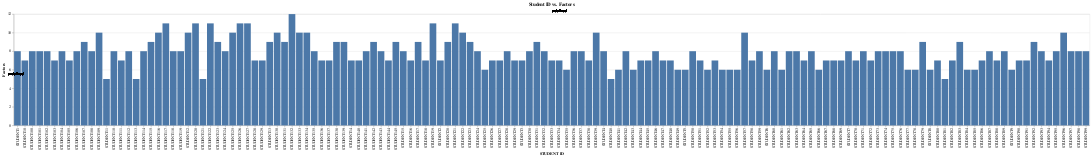

This figure's notebook cell:
### Markdown cell above
The correlation map above shows us the comparisons between the amount of reading they do, how much they study weekly, and how often they take notes in class. There is a higher correlation between the reading frequency of scientific texts and journals and weekly study hours, while there is a lower correlation between reading frequency of scientific texts and journals and taking notes in class.

### Code cell
import altair as alt
chart = alt.Chart(df).mark_bar().encode(
    x='STUDENT ID:O', 
    y='Factors:Q'  
)
chart = chart + \
    alt.Chart(df).mark_text(dx=-15, dy=10, align='left', baseline='middle').encode(
        x=alt.value(0), 
        text='xlabel:N'
    ) + \
    alt.Chart(df).mark_text(dx=0, dy=-10, align='left', baseline='middle').encode(
        y=alt.value(0),
        text='ylabel:N'
    )
chart = chart.properties(
    title='Student ID vs. Factors'
)
chart

### Figure 1 — Vega-Lite specification as saved in the notebook (floating-point values rounded to 4 significant figures; data arrays with more than 128 entries replaced by an {"elided": "..."} marker saying what was removed)
{"config": {"view": {"continuousWidth": 400, "continuousHeight": 300}}, "layer": [{"mark": "bar", "encoding": {"x": {"field": "STUDENT ID", "type": "ordinal"}, "y": {"field": "Factors", "type": "quantitative"}}}, {"mark": {"type": "text", "align": "left", "baseline": "middle", "dx": -15, "dy": 10}, "encoding": {"text": {"field": "xlabel", "type": "nominal"}, "x": {"value": 0}}}, {"mark": {"type": "text", "align": "left", "baseline": "middle", "dx": 0, "dy": -10}, "encoding": {"text": {"field": "ylabel", "type": "nominal"}, "y": {"value": 0}}}], "data": {"name": "data-c20add654886eca436c41f35d2637cb4"}, "title": "Student ID vs. Factors", "$schema": "https://vega.github.io/schema/vega-lite/v4.17.0.json", "datasets": {"data-c20add654886eca436c41f35d2637cb4": {"elided": "145 records"}}}
